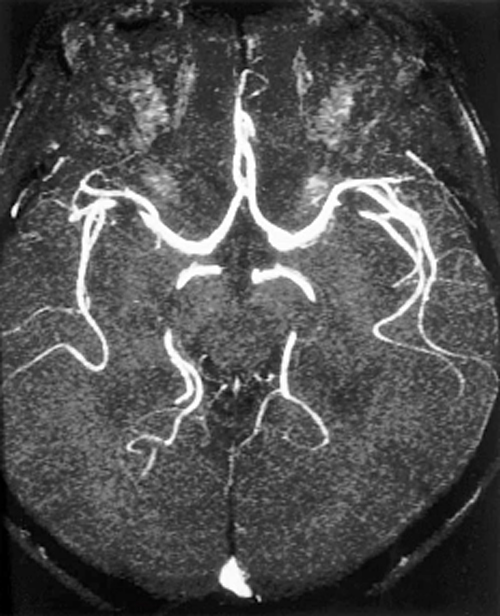
#> input picture lab5/vessel.jpeg, 500 x 616 px
$ python lab5.py
#> lines starting #> are read from the running program, lines starting #| are printed output that depends on the picture
import numpy as np
import matplotlib.pyplot as plt
import scipy.ndimage as nd

org_image = plt.imread('vessel.jpeg')
#> org_image is the input picture: shape (616, 500, 3); mean R, G, B 80.6, 80.6, 80.6
bw_image = np.mean(org_image, 2)

fig, ax = plt.subplots(3, 4, figsize=(12,12))

#zadanie1
S1=np.array([[-1, 0, 1], [-2, 0, 2], [-1, 0, 1]])
S2=np.array([[0, 1, 2], [-1, 0, 1], [-2, -1, 0]])
S3=np.array([[1, 2, 1], [0, 0, 0], [-1, -2, -1]])
S4=np.array([[2, 1, 0], [1, 0, -1], [0, -1, -2]])

ax[0,0].imshow(nd.convolve(bw_image, S1), cmap='binary_r')
ax[0,1].imshow(nd.convolve(bw_image, S2), cmap='binary_r')
ax[0,2].imshow(nd.convolve(bw_image, S3), cmap='binary_r')
ax[0,3].imshow(nd.convolve(bw_image, S4), cmap='binary_r')

#zadanie2

def corelation(image, filter):
    x = image.shape[0]-2
#> x = 614
    y = image.shape[1]-2
#> y = 498
    result = np.zeros([x,y])
    for i in range(x):
        for j in range(y):
            result[i,j] = image[i,j]*filter[0,0] + image[i, j+1]*filter[0,1] + image[i, j+2]*filter[0,2] + image[i+1,j]*filter[1,0] + image[i+1, j+1]*filter[1,1] + image[i+1, j+2]*filter[1,2] + image[i+2,j]*filter[2,0] + image[i, j+1]*filter[2,1] + image[i+2, j+2]*filter[2,2]
    return result

ax[1,0].imshow(corelation(bw_image, S1), cmap='binary_r')
ax[1,1].imshow(corelation(bw_image, S2), cmap='binary_r')
ax[1,2].imshow(corelation(bw_image, S3), cmap='binary_r')
#> after the loop in corelation (call 3), `for i in range(x):`:
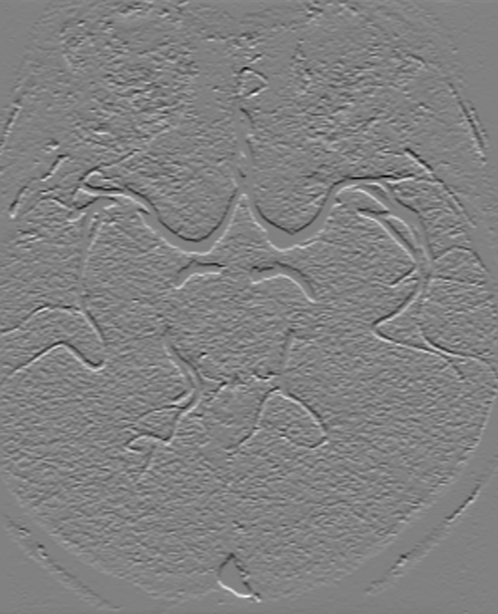
#> result: shape (614, 498) float64; min -335, max 326, mean 0.1; drawn with min black and max white
ax[1,3].imshow(corelation(bw_image, S4), cmap='binary_r')
#> after the loop in corelation (call 4), `for i in range(x):`:
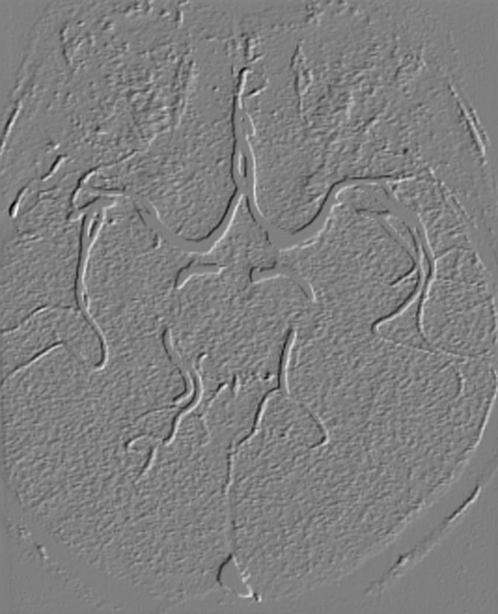
#> result: shape (614, 498) float64; min -583, max 580, mean 0.1; drawn with min black and max white


#zadanie3
def convolution(image, filter):
    x_filter = filter.shape[0]
    y_filter = filter.shape[1]

    x_image = image.shape[0]
#> x_image = 616
    y_image = image.shape[1]
#> y_image = 500

    if (x_filter >  x_image):
        temp = image
        image = filter
        filter = temp

    filter = np.flip(filter, axis = 0)
    filter = np.flip(filter, axis = 1)

    x_filter = filter.shape[0]
    y_filter = filter.shape[1]
    x_image = image.shape[0]
    y_image = image.shape[1]

    x_result = x_image - x_filter + 1
#> x_result = 614
    y_result = y_image - y_filter + 1
#> y_result = 498
    result = np.zeros([x_result, y_result])
    for i in range(x_result):
        for j in range(y_result):
            sum = filter*image[i:i+x_filter, j:j+y_filter]
            sum = np.sum(sum)
            result[i,j] = sum
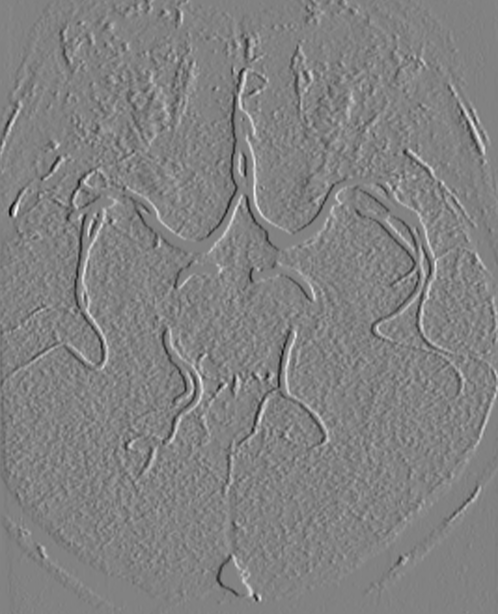
#> result: shape (614, 498) float64; min -683, max 655, mean -0.1; drawn with min black and max white
    return result

ax[2,0].imshow(convolution(bw_image, S1), cmap='binary_r')
ax[2,1].imshow(convolution(bw_image, S2), cmap='binary_r')
#> after the loop in convolution (call 2), `for i in range(x_result):`:
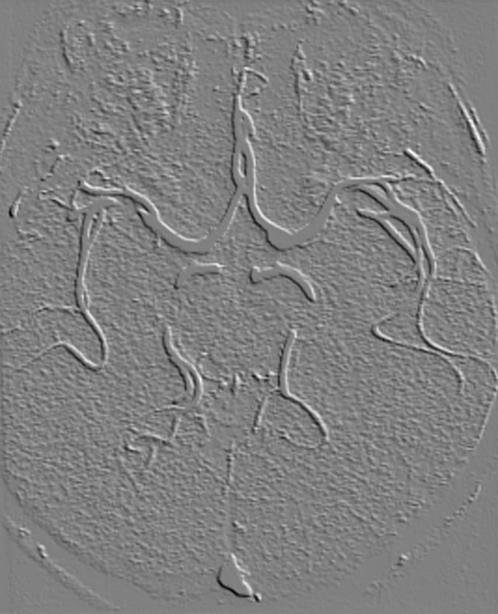
#> result: shape (614, 498) float64; min -611, max 602, mean -0.2; drawn with min black and max white
ax[2,2].imshow(convolution(bw_image, S3), cmap='binary_r')
#> after the loop in convolution (call 3), `for i in range(x_result):`:
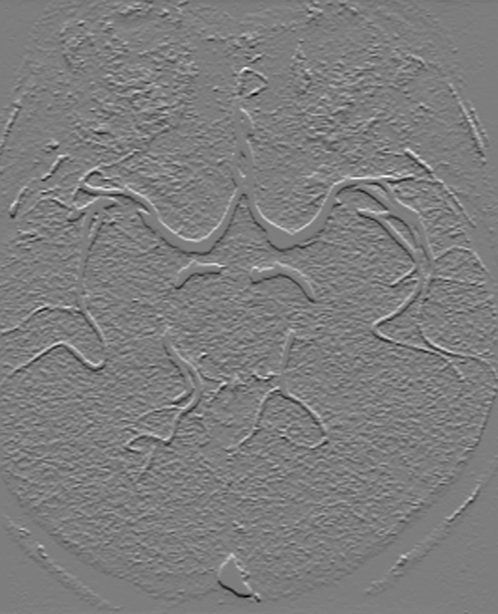
#> result: shape (614, 498) float64; min -656, max 673, mean -0.3; drawn with min black and max white
ax[2,3].imshow(convolution(bw_image, S4), cmap='binary_r')
#> after the loop in convolution (call 4), `for i in range(x_result):`:
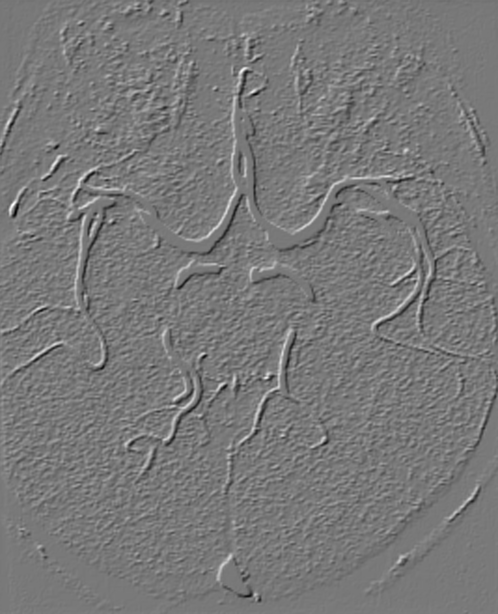
#> result: shape (614, 498) float64; min -635, max 702, mean -0.2; drawn with min black and max white

fig.savefig('lab5_wykres')
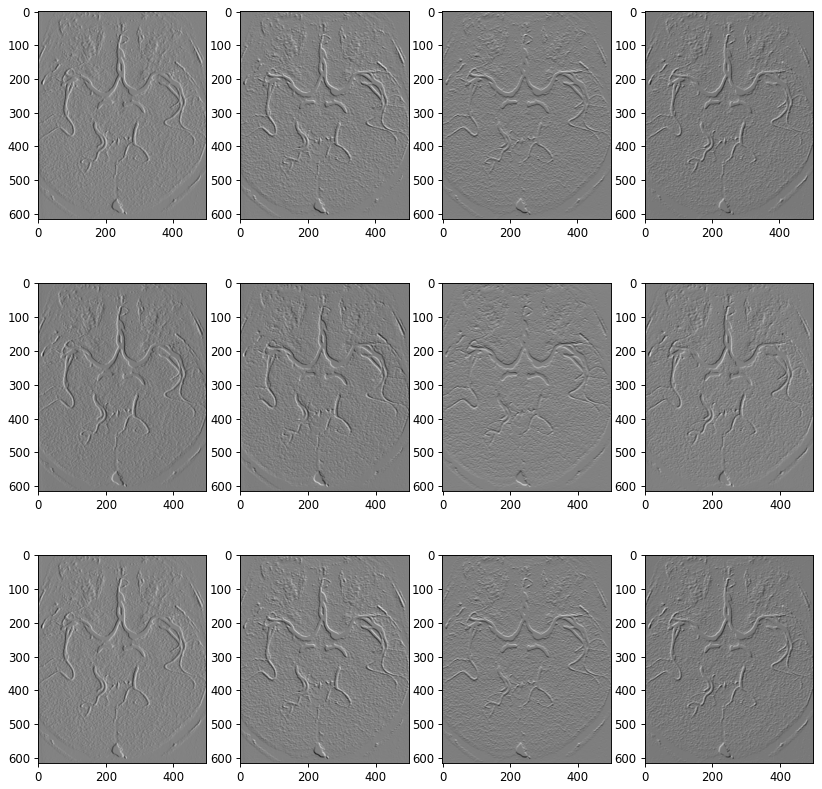
#> figure drawn by matplotlib, 12 panels
